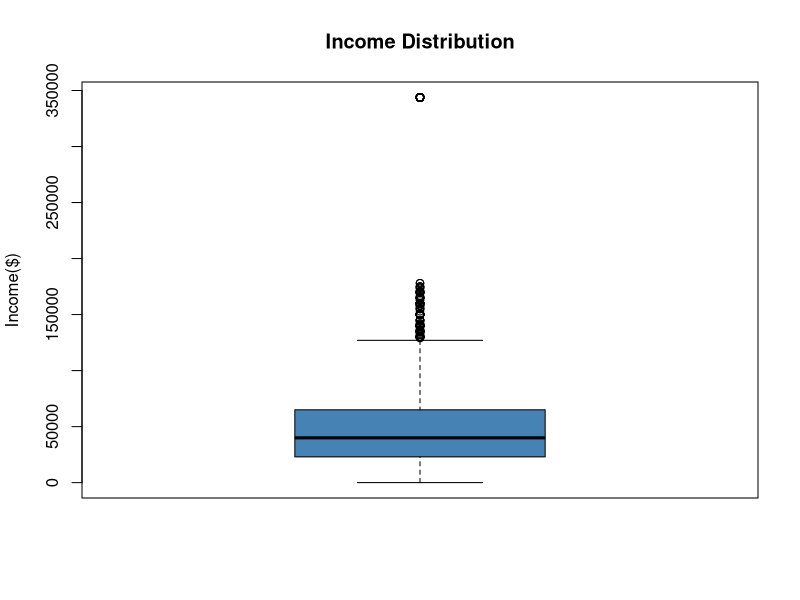
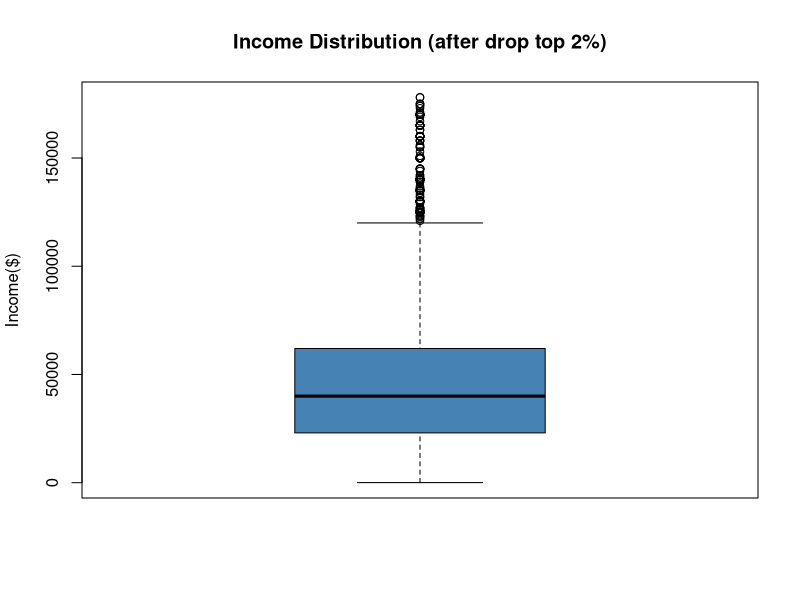
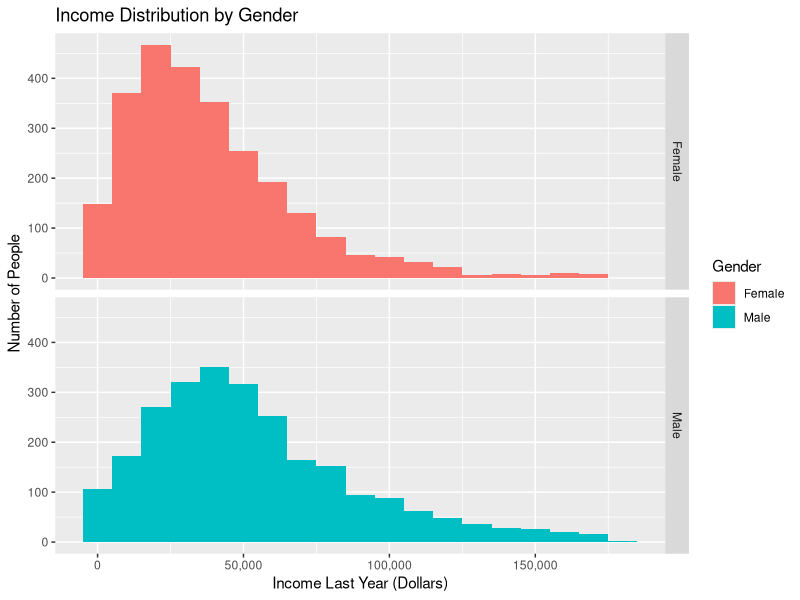
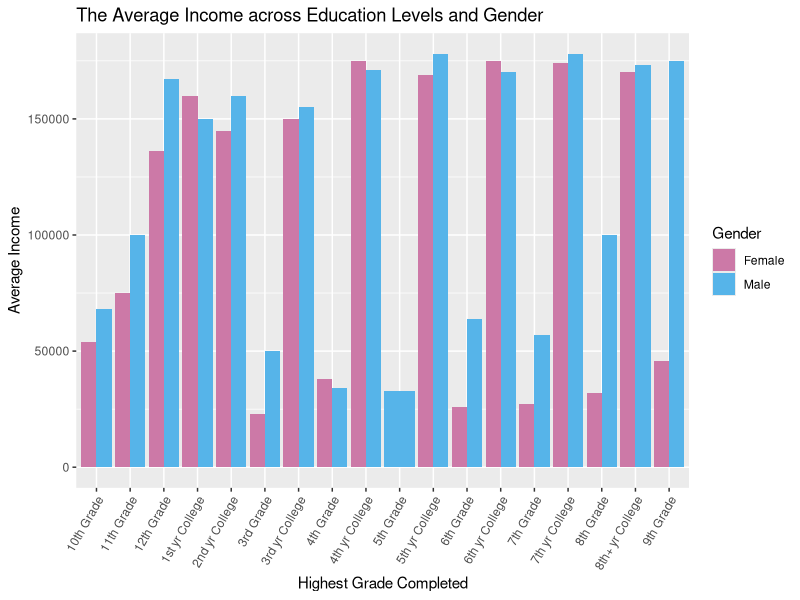

These charts were generated, in order, by the following R code: (Note: this script raises an error after producing the figures.)
## ---- chunk 1
knitr::opts_chunk$set(echo=FALSE, warning=FALSE, message=FALSE)
## ---- chunk 2
# load the packages
library(MASS)
library(plyr)
library(ggplot2)
library(knitr) 

# Input Data
nlsy <- read.csv("nlsy79_income.csv", header=TRUE)
# Pick Variables 
var_list<-c("T3977400", "R0214800", "R0000700", "R0001010", "R0001610", "R0001800", "R0023500", "R0171800","R3401501", "T4112700", "T4113000", "T4114600")
nlsy <- nlsy[var_list]
names(nlsy) <- mapvalues(names(nlsy), 
                                c("T3977400", "R0214800", "R0000700", "R0001010", "R0001610", "R0001800", "R0023500", "R0171800","R3401501", "T4112700", "T4113000", "T4114600"),
                                c("Income", "Gender", "COB", "POB_South", "RES_South14", "RES_Urban14", "High_Grade79", "Edu_Exp5yr", "High_Grade90", "Region", "High_Grade12", "Urban"))
## ---- chunk 3
nlsy.new <- nlsy[which(nlsy$Income > 0), ]
nlsy.new[nlsy.new < 0] <- "Unknown"

nlsy.new <- transform(nlsy.new, 
Gender = as.factor(mapvalues(Gender, c(1, 2), c("Male", "Female"))),
COB = as.factor(mapvalues(COB, c(1,2), c("In the US", "In Other Country"))),
POB_South = as.factor(mapvalues(POB_South, c(0,1), c("NonSouth", "South"))),
RES_South14 = as.factor(mapvalues(RES_South14, c(1,0), c("South", "NonSouth"))),
RES_Urban14 = as.factor(mapvalues(RES_Urban14, 1:3, c("In town or city", "In country- not farm", "On farm or ranch"))),
High_Grade79 = as.factor(mapvalues(High_Grade79, 1:18, c("1st Grade", "2nd Grade", "3rd Grade", "4th Grade", "5th Grade", "6th Grade", "7th Grade", "8th Grade", "9th Grade", "10th Grade", "11th Grade", "12th Grade", "1st yr College", "2nd yr College", "3rd yr College", "4th yr College", "5th yr College", "6th+ yr College"))),
Edu_Exp5yr = as.factor(mapvalues(Edu_Exp5yr, c(1,0), c("In school", "Not in school"))),
High_Grade90 = as.factor(mapvalues(High_Grade90, 0:20, c("None", "1st Grade", "2nd Grade", "3rd Grade", "4th Grade", "5th Grade", "6th Grade", "7th Grade", "8th Grade", "9th Grade", "10th Grade", "11th Grade", "12th Grade", "1st yr College", "2nd yr College", "3rd yr College", "4th yr College", "5th yr College", "6th yr College", "7th yr College", "8th+ yr College"))),
Region = as.factor(mapvalues(Region, 1:4, c("Northeast", "North Central", "South", "West"))),
High_Grade12 = as.factor(mapvalues(High_Grade12, 0:20, c("None", "1st Grade", "2nd Grade", "3rd Grade", "4th Grade", "5th Grade", "6th Grade", "7th Grade", "8th Grade", "9th Grade", "10th Grade", "11th Grade", "12th Grade", "1st yr College", "2nd yr College", "3rd yr College", "4th yr College", "5th yr College", "6th yr College", "7th yr College", "8th+ yr College" ))),
Urban = as.factor(mapvalues(Urban, c(0,1,2), c("Rural", "Urban", "Unknown")))
)

nlsy <- nlsy.new

summary(nlsy)

## ---- chunk 4
nlsy$COB <- NULL
summary(nlsy)
## ---- chunk 5
with(nlsy, boxplot(Income, main = "Income Distribution", ylab = "Income($)", col = "steelblue")) 
## ---- chunk 6
nlsy_new <- subset(nlsy, Income < max(Income))
with(nlsy_new, boxplot(Income, main = "Income Distribution (after drop top 2%)", ylab = "Income($)", col = "steelblue")) 
## ---- chunk 7
p.income <- ggplot(data = nlsy_new, aes(x = Income, fill= Gender)) + geom_histogram(binwidth = 10000) + facet_grid(Gender~.) 
require(scales)
p.income + scale_x_continuous(labels = comma) + ylab("Number of People") + xlab("Income Last Year (Dollars)") + ggtitle("Income Distribution by Gender")

Gen_Income.tbl <- ddply(nlsy_new, ~ Gender, summarize, 
                        Mean.income = mean(Income),
                        Median.income = median(Income), 
                        Sd.income = sd(Income),
                        Min.income = min(Income),
                        Max.income = max(Income))
kable(Gen_Income.tbl, format = "markdown")
## ---- chunk 8
Edu_Income.tbl <- aggregate(Income ~ High_Grade79 + High_Grade90 + High_Grade12, data=nlsy_new, FUN = function(x) round(mean(x), 2))
Edu_Income.tbl <- Edu_Income.tbl[order(Edu_Income.tbl[, "Income"], decreasing = TRUE),]
Edu_Income.tbl_top5 <- head(Edu_Income.tbl, n=10)
kable(Edu_Income.tbl_top5, format = "markdown")
## ---- chunk 9
Edu2_Income.tbl <- aggregate(Income ~ High_Grade79 + Edu_Exp5yr + High_Grade90, data=nlsy_new, FUN = function(x) round(mean(x), 2))
Edu2_Income.tbl <- Edu2_Income.tbl[order(Edu2_Income.tbl[, "Income"], decreasing = TRUE),]
Edu2_Income.tbl_top5 <- head(Edu2_Income.tbl, n=10)
kable(Edu2_Income.tbl_top5, format = "markdown")
## ---- chunk 10
Edu12_Income.tbl <- aggregate(Income ~ High_Grade12, data=nlsy_new, FUN = function(x) round(mean(x), 2))
Edu12_Income.tbl <- Edu12_Income.tbl[order(Edu12_Income.tbl[, "Income"], decreasing = TRUE),]
kable(Edu12_Income.tbl, format = "markdown")

Edu_gen_income <- aggregate(Income ~ Gender + High_Grade12, data=nlsy_new, FUN = function(x) round(mean(x), 2))
#Barplot 
plot.colors <- c("#CC79A7", "#56B4E9")
Edu_gen_income.plot <- ggplot(data = nlsy_new, aes(x = High_Grade12, y = Income, fill = Gender))
Edu_gen_income.plot + geom_bar(stat = "identity", position = "dodge") + ylab("Average Income") + xlab("Highest Grade Completed") + guides(fill = guide_legend(title = "Gender")) + ggtitle("The Average Income across Education Levels and Gender") + scale_fill_manual(values = plot.colors) + theme(axis.text.x = element_text(angle = 60, vjust = 1, hjust = 1))

summary(aov(Income ~ High_Grade12, data = nlsy_new))
## ---- chunk 11
nlsy_new<-nlsy_new[which(nlsy_new$High_Grade12 != "5th Grade"),]

betterErrorBars <- function(x, groups, k = 5, flip.sign = TRUE) {
  if(min(table(groups)) >= k) {
    ci <- t.test(x ~ groups)$conf.int
    if(flip.sign) {
      out <- c(lower = -ci[2], upper = -ci[1])
    } else{
      out <- c(lower = ci[1], upper = ci[2])
    }
  } else {
    means <- tapply(x, groups, mean)
    out <- c(lower = means[1] - means[2], upper = means[1] - means[2])
    if(flip.sign) {
      out <- -out
    }
  }
  out
}

betterSignificanceTest <- function(x, groups, k = 5) {
  # If sample size sufficiently large, return t-test pvalue
  # Otherwise, return 1 
  if(min(table(groups)) >= k) {
    t.test(x ~ groups)$p.value 
  } else {
    1
  }
}

Gap_gen_edu <- ddply(nlsy_new, ~ High_Grade12, summarize, 
                       Income.gap = mean(Income[Gender == "Male"], na.rm = TRUE) - mean(Income[Gender == "Female"], na.rm = TRUE),
                       upper = betterErrorBars(Income, Gender)[2],
                       lower = betterErrorBars(Income, Gender)[1],
                       is.significant = as.numeric(betterSignificanceTest(Income, Gender) < 0.05))

ggplot(Gap_gen_edu, aes(x = High_Grade12, y = Income.gap,
                            fill = is.significant)) +
  geom_bar(stat = "identity") +
  xlab("Highest Grade Achieved") + 
  ylab("Income gap($)") +
  ggtitle("Gender Income Gap by Education Level") + 
  guides(fill = FALSE) +
  geom_errorbar(aes(ymax = upper, ymin = lower), width = 0.1, size = 1) +
  theme(text = element_text(size=12))+
  theme(axis.text.x  = element_text(angle=30, vjust=0.5))
## ---- chunk 12

# Income by Place of Birth Table
POB_Income.tbl <- aggregate(Income ~ Gender + POB_South, data=nlsy, FUN = function(x) round(mean(x), 2))
POB_Income.tbl <- POB_Income.tbl[order(POB_Income.tbl[, "Income"], decreasing = TRUE),]
kable(POB_Income.tbl, format = "markdown")
summary(aov(Income ~ POB_South, data = nlsy_new))
## ---- chunk 13

Urban_Income.tbl <- aggregate(Income ~ Gender  + Urban, data=nlsy, FUN = function(x) round(mean(x), 2))
Urban_Income.tbl <- Urban_Income.tbl[order(Urban_Income.tbl[, "Income"], decreasing = TRUE),]
kable(Urban_Income.tbl, format = "markdown")

## ---- chunk 14
CurRes_Income.tbl <- aggregate(Income ~ Gender + Region, data=nlsy, FUN = function(x) round(mean(x), 2))
CurRes_Income.tbl <- CurRes_Income.tbl[order(CurRes_Income.tbl[, "Income"], decreasing = TRUE),]
kable(CurRes_Income.tbl, format = "markdown")
## ---- chunk 15
Income.lm1 <- lm(Income ~ Gender + POB_South + Urban, data = nlsy)
qqnorm(Income.lm1$residuals)
## ---- chunk 16
Income.lm2 <- lm(Income ~ Gender + POB_South + Urban, data = nlsy_new)
qqnorm(Income.lm2$residuals)
## ---- chunk 17
nlsy_new$grade <- ifelse(nlsy_new$High_Grade12 %in% c("1st Grade", "2nd Grade", "3rd Grade", "4th Grade", "5th Grade", "6th Grade"),"Primary",
                       ifelse(nlsy_new$High_Grade12 %in% c("7th Grade", "8th Grade", "9th Grade", "10th Grade", "11th Grade", "12th Grade"),"Secondary","College"))
## ---- chunk 18
final.lm <- lm(Income ~ Gender + Region + Urban + Gender*POB_South + Gender*grade, data = nlsy_new)
summary(final.lm)
## ---- chunk 19
plot(final.lm)
